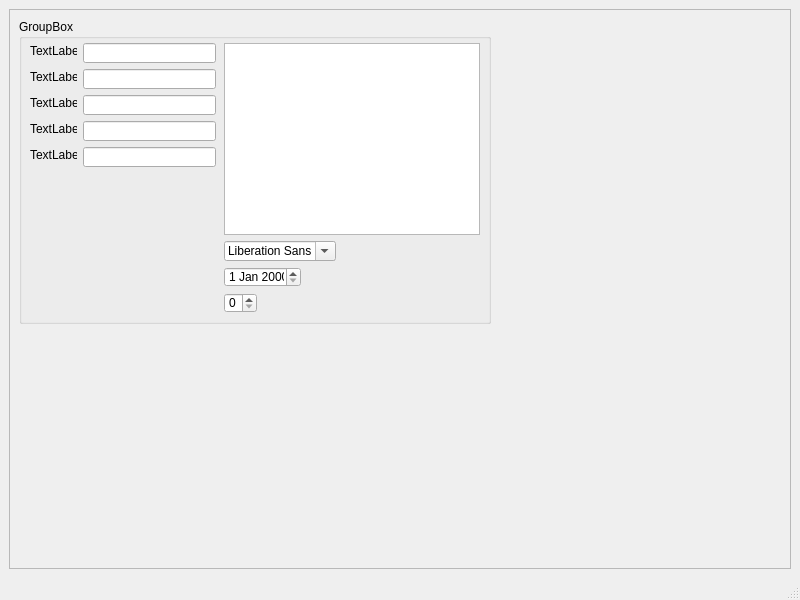
<?xml version="1.0" encoding="UTF-8"?>
<ui version="4.0">
 <class>ChargeDetails</class>
 <widget class="QMainWindow" name="ChargeDetails">
  <property name="geometry">
   <rect>
    <x>0</x>
    <y>0</y>
    <width>800</width>
    <height>600</height>
   </rect>
  </property>
  <property name="windowTitle">
   <string>MainWindow</string>
  </property>
  <widget class="QWidget" name="centralwidget">
   <layout class="QHBoxLayout" name="horizontalLayout">
    <item>
     <widget class="QFrame" name="frame">
      <property name="frameShape">
       <enum>QFrame::StyledPanel</enum>
      </property>
      <property name="frameShadow">
       <enum>QFrame::Raised</enum>
      </property>
      <widget class="QGroupBox" name="groupBox">
       <property name="geometry">
        <rect>
         <x>10</x>
         <y>10</y>
         <width>472</width>
         <height>305</height>
        </rect>
       </property>
       <property name="title">
        <string>GroupBox</string>
       </property>
       <widget class="QLabel" name="label">
        <property name="geometry">
         <rect>
          <x>11</x>
          <y>24</y>
          <width>47</width>
          <height>16</height>
         </rect>
        </property>
        <property name="text">
         <string>TextLabel</string>
        </property>
       </widget>
       <widget class="QLineEdit" name="lineEdit">
        <property name="geometry">
         <rect>
          <x>64</x>
          <y>24</y>
          <width>133</width>
          <height>20</height>
         </rect>
        </property>
       </widget>
       <widget class="QLineEdit" name="lineEdit_2">
        <property name="geometry">
         <rect>
          <x>64</x>
          <y>50</y>
          <width>133</width>
          <height>20</height>
         </rect>
        </property>
       </widget>
       <widget class="QLabel" name="label_2">
        <property name="geometry">
         <rect>
          <x>11</x>
          <y>50</y>
          <width>47</width>
          <height>16</height>
         </rect>
        </property>
        <property name="text">
         <string>TextLabel</string>
        </property>
       </widget>
       <widget class="QLineEdit" name="lineEdit_3">
        <property name="geometry">
         <rect>
          <x>64</x>
          <y>76</y>
          <width>133</width>
          <height>20</height>
         </rect>
        </property>
       </widget>
       <widget class="QLabel" name="label_3">
        <property name="geometry">
         <rect>
          <x>11</x>
          <y>76</y>
          <width>47</width>
          <height>16</height>
         </rect>
        </property>
        <property name="text">
         <string>TextLabel</string>
        </property>
       </widget>
       <widget class="QLineEdit" name="lineEdit_4">
        <property name="geometry">
         <rect>
          <x>64</x>
          <y>102</y>
          <width>133</width>
          <height>20</height>
         </rect>
        </property>
       </widget>
       <widget class="QLabel" name="label_4">
        <property name="geometry">
         <rect>
          <x>11</x>
          <y>102</y>
          <width>47</width>
          <height>16</height>
         </rect>
        </property>
        <property name="text">
         <string>TextLabel</string>
        </property>
       </widget>
       <widget class="QLineEdit" name="lineEdit_5">
        <property name="geometry">
         <rect>
          <x>64</x>
          <y>128</y>
          <width>133</width>
          <height>20</height>
         </rect>
        </property>
       </widget>
       <widget class="QLabel" name="label_5">
        <property name="geometry">
         <rect>
          <x>11</x>
          <y>128</y>
          <width>47</width>
          <height>16</height>
         </rect>
        </property>
        <property name="text">
         <string>TextLabel</string>
        </property>
       </widget>
       <widget class="QTextEdit" name="textEdit">
        <property name="geometry">
         <rect>
          <x>205</x>
          <y>24</y>
          <width>256</width>
          <height>192</height>
         </rect>
        </property>
       </widget>
       <widget class="QFontComboBox" name="fontComboBox">
        <property name="geometry">
         <rect>
          <x>205</x>
          <y>222</y>
          <width>112</width>
          <height>20</height>
         </rect>
        </property>
       </widget>
       <widget class="QDateEdit" name="dateEdit">
        <property name="geometry">
         <rect>
          <x>205</x>
          <y>248</y>
          <width>77</width>
          <height>20</height>
         </rect>
        </property>
       </widget>
       <widget class="QSpinBox" name="spinBox">
        <property name="geometry">
         <rect>
          <x>205</x>
          <y>274</y>
          <width>33</width>
          <height>20</height>
         </rect>
        </property>
       </widget>
      </widget>
     </widget>
    </item>
   </layout>
  </widget>
  <widget class="QMenuBar" name="menubar">
   <property name="geometry">
    <rect>
     <x>0</x>
     <y>0</y>
     <width>800</width>
     <height>21</height>
    </rect>
   </property>
  </widget>
  <widget class="QStatusBar" name="statusbar"/>
 </widget>
 <resources/>
 <connections/>
</ui>
